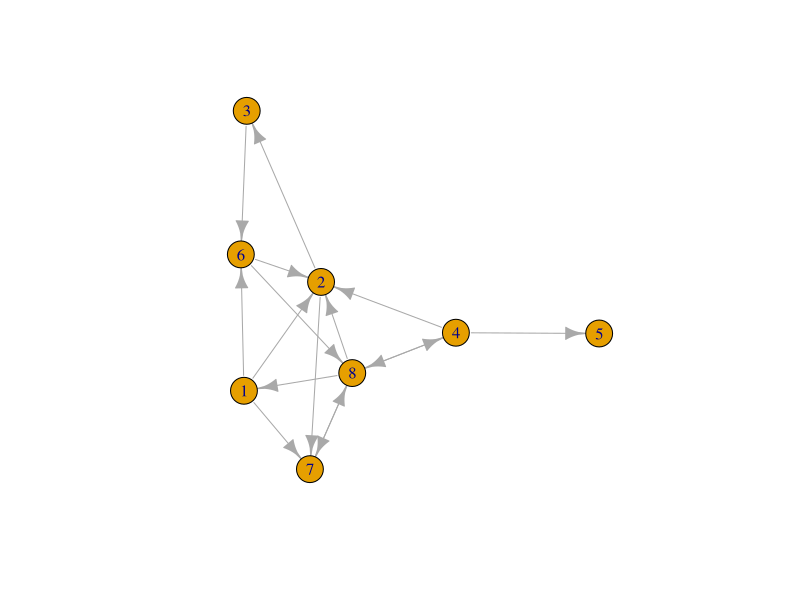
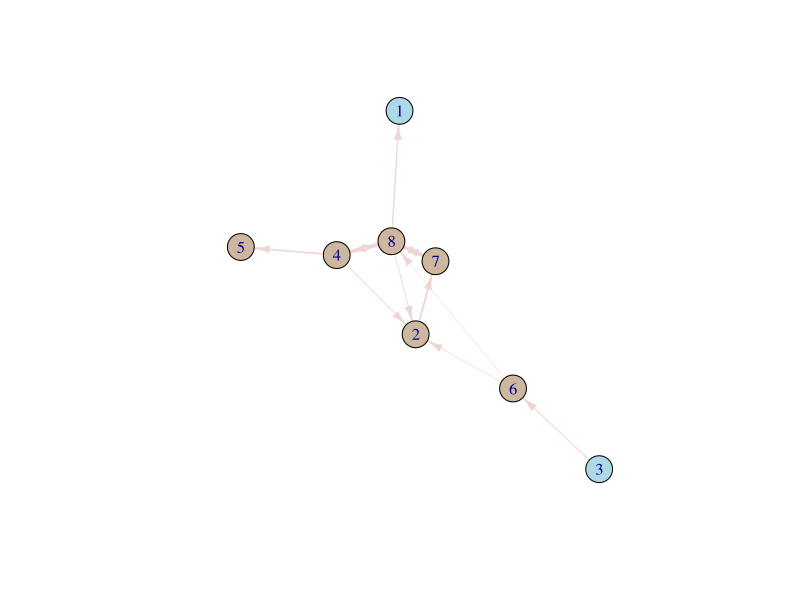
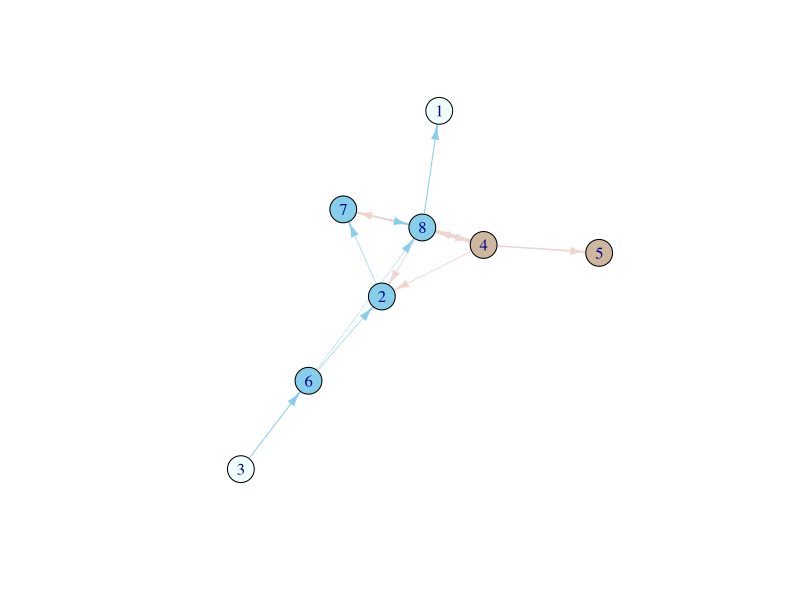

Generate these figures, in order, with R:
#
# Sami Hossain
# 03/28/2021
# Custom Implementation of Goldmans's (Push-Relabel) Algorithm
#
# 

############
### SETUP ##
############
library(igraph)
nodes <- 8

#generate a random network graph
graph <- erdos.renyi.game(nodes, .35, type = "gnp", directed = T)

plot(graph)

rand <- sample(1:nodes, 2, replace = F) #choose a source and sink
source <- rand[1]
sink <- rand[2]

for(i in 1:nodes){
  if(graph[from=i, to= source]){  #remove edges incoming to source
    graph[from=i, to= source] <- FALSE
  }
  if(graph[from=sink, to=i]){  #remove edges outgoing from sink
    graph[from=sink, to=i] <- FALSE
  }
}

E(graph)$weight <- sample(5:40,length(E(graph)), replace = T)

E(graph)$width <- E(graph)$weight/10
V(graph)$color <- "bisque3"
E(graph)$color <- "mistyrose2"
V(graph)[sink]$color <- "lightblue"
V(graph)[source]$color <- "lightblue"
graph$layout <- layout.fruchterman.reingold

plot(graph, edge.arrow.size = .75, edge.arrow.width= .75)

graph2 <- graph
flow_graph <- graph
remove(i, rand)
################
### ALGORITHM ##
################
flow_graph[] <- 0 #for visualization purposes 

V(graph)$level <- 0 #initialize levels
V(graph)[source]$level <- nodes 
V(graph)$excess <- 0

#push all flow out from source, initialization step
for(i in 1:nodes){
  if(graph[source,i]){ #edge exists
    V(graph)[i]$excess <- graph[source,i]
    graph[i, source] <- graph[source, i]  #set edges incoming to source
    flow_graph[source,i] <- graph[source, i]
    graph[source, i] <- FALSE #remove edges outgoing from source
  }
}

#check if an edge exists between two nodes, and if so - do their levels meet a criteria
pushable <- function(node) {
  for(i in 1:nodes){
    if(graph[node,i]){ # if an edge exists between the two nodes
      if(V(graph)[node]$level >= (V(graph)[i]$level+1)){ #and level(height) contraint is met
        return (i);
      }
    }
  }
  return (NULL);
}

repeat{ # End result converges with a maximum flow value, all excess has been routed to either source or sink
  #print(sum(V(graph)$excess))
  if(sum(V(graph)[-c(sink,source)]$excess) <= 0){ break } ##while any non sink, source node has excess capacity.
  
  exc <- V(graph)[ V(graph)$excess != 0 ] #of the nodes with excess > 0
  exc2 <- intersection(exc, V(graph)[-c(sink,source)])  #of which are not source or sink nodes
  node <- as_ids(exc2[which.max(exc2$level)])  #choose the one with the largest level
  
  push_to <- pushable(node)
  if(!is.null(push_to)){ #Push subroutine
    #print("push")
    delta <-  min(V(graph)[node]$excess, graph[node,push_to]) #lower bound on maximum edge capacity and excess
    
    #push delta units of flow along edge (node, push_to)
    if(graph[node,push_to] == delta){  #delete if resid capacity is 0
      graph[node,push_to] <- FALSE
    } else {
      graph[node,push_to] <- graph[node,push_to] - delta
    }
    graph[push_to, node] <- graph[push_to,node] + delta
    flow_graph[node,push_to] <- flow_graph[node,push_to] + delta
    
    V(graph)[node]$excess <- V(graph)[node]$excess - delta  #update excess of the nodes involved
    V(graph)[push_to]$excess <- V(graph)[push_to]$excess + delta
  } else {  #Relabel subroutine
    #print("relabel")
    V(graph)[node]$level <- V(graph)[node]$level + 1  #increment level by one
  }
}

remove(exc, exc2, i, node, push_to, delta)
################
### VISUALIZE ##
################

for(i in 1:nodes){
  for(j in i:nodes){
    if(flow_graph[i,j] > 0 && flow_graph[j,i] > 0){  #equalize the edges with their reverse edges
      if(flow_graph[i,j] > flow_graph[j,i]){
        flow_graph[i,j] <- flow_graph[i,j] - flow_graph[j,i]
        flow_graph[j,i] <- FALSE
      } else {
        flow_graph[j,i] <- flow_graph[j,i] - flow_graph[i,j]
        flow_graph[i,j] <- FALSE
      }
    }
  }
}

for(i in 1:nodes){  #overlay flow paths over original graph
  for(j in 1:nodes){
    if(flow_graph[i,j] > 0){
      graph2[i,j] <- flow_graph[i,j]
      edge <- get.edge.ids(graph2, c(i,j))
      E(graph2)[edge]$color <- "skyblue"
      V(graph2)[i]$color <- "skyblue"
      V(graph2)[j]$color <- "skyblue"
    }
  }
}

remove(i,j,edge)
V(graph2)[sink]$color <- "azure"
V(graph2)[source]$color <- "azure"
E(graph2)$width <- E(graph2)$weight/10
plot(graph2, edge.arrow.size = .75, edge.arrow.width= .75)
print(paste0("Max flow value: ", V(graph)[sink]$excess))
